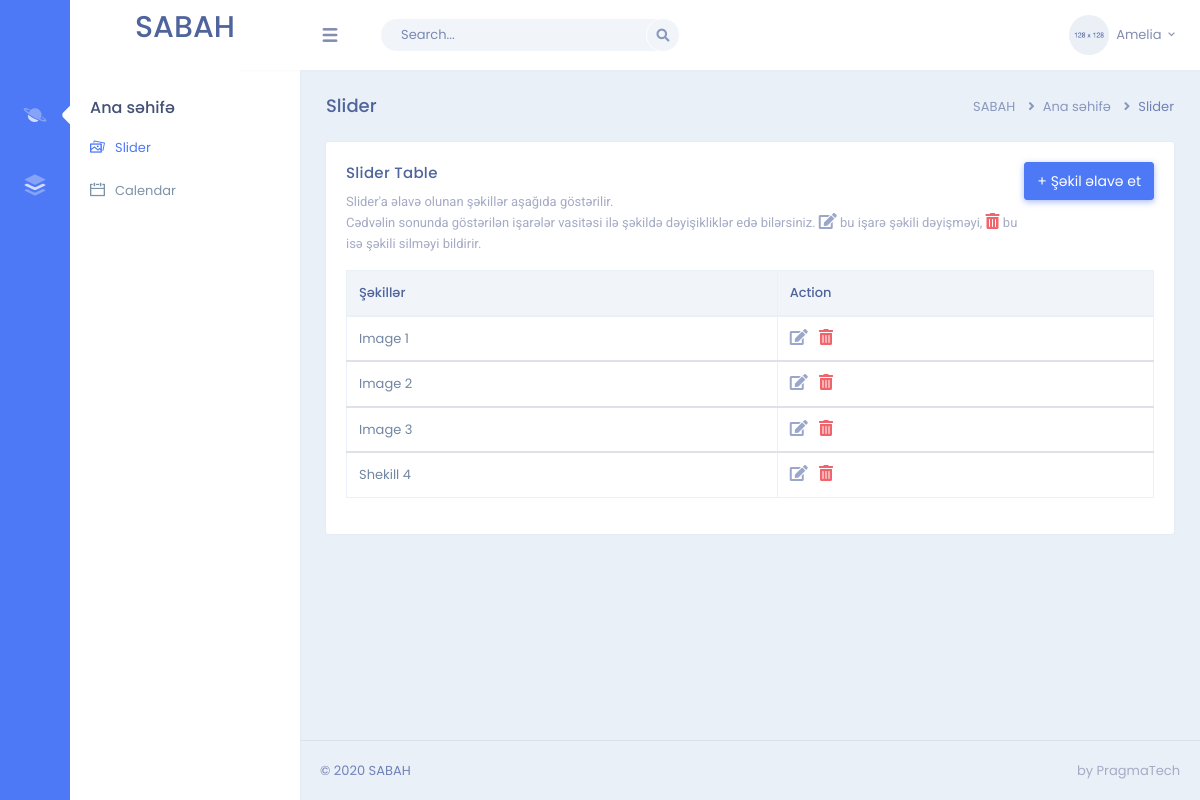
/admin, run on an earlier commit of the app's database.
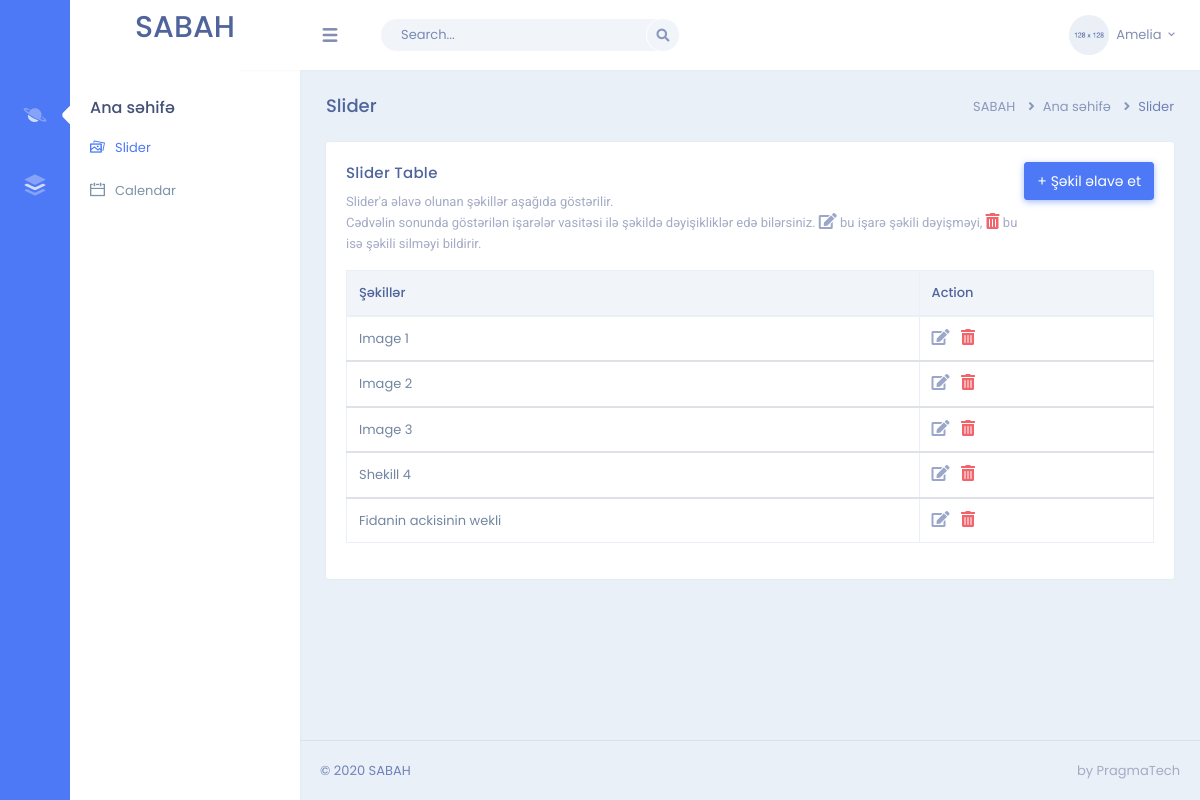
And on a later commit of the database.
### sabah/models.py (models this page shows, shortened)
class Slider(db.Model):
    id = db.Column(db.Integer, primary_key=True)
    image = db.Column(db.String(255), nullable=False)

### sabah/admin/routes.py (the view)
@admin.route('/admin')
def admin_home():
    slider = Slider.query.all()
    return render_template('admin/admin-home.html', slider=slider)

### sabah/templates/admin/admin-home.html (shortened to what this page needs)
<!DOCTYPE html>
<html lang="en">
    <head>
        <link href="{{ url_for('static', filename='css/bootstrap.min.css') }}" rel="stylesheet" type="text/css" />
        <link href="{{ url_for('static', filename='css/icons.css') }}" rel="stylesheet" type="text/css" />
        <link href="{{ url_for('static', filename='css/metisMenu.min.css') }}" rel="stylesheet" type="text/css" />
        <link href="{{ url_for('static', filename='css/style_admin.css') }}" rel="stylesheet" type="text/css" />
    </head>
    <body>
        <div class="topbar">
            <div class="topbar-left">
                <h2>SABAH</h2>
            </div>
            <nav class="navbar-custom">
                <ul class="list-unstyled topbar-nav float-right mb-0">
                    <li class="dropdown">
                        <a class="nav-link dropdown-toggle waves-effect waves-light nav-user" data-toggle="dropdown" href="#" role="button"
                            aria-haspopup="false" aria-expanded="false">
                            <img src="{{ url_for('static', filename='img/user-4.jpg') }}" alt="profile-user" class="rounded-circle" />
                            <span class="ml-1 nav-user-name hidden-sm">Amelia <i class="mdi mdi-chevron-down"></i> </span>
                        </a>
                    </li>
                </ul>
                <ul class="list-unstyled topbar-nav mb-0">
                    <li>
                        <button class="button-menu-mobile nav-link waves-effect waves-light">
                            <i class="dripicons-menu nav-icon"></i>
                        </button>
                    </li>
                    <li class="hide-phone app-search">
                        <form role="search" class="">
                            <input type="text" placeholder="Search..." class="form-control">
                            <a href=""><i class="fas fa-search"></i></a>
                        </form>
                    </li>
                </ul>
            </nav>
        </div>
        <div class="page-wrapper">
            <div class="left-sidenav">
                <div class="main-icon-menu">
                    <nav class="nav">
                        <a href="#Anasehife"  class="nav-link" data-toggle="tooltip-custom" data-placement="top" title="" data-original-title="Ana səhifə">
                        </a>
                        <a href="#Xeberler" class="nav-link" data-toggle="tooltip-custom" data-placement="top" title="" data-original-title="Blog">
                        </a>
                    </nav>
                </div>
                <div class="main-menu-inner">
                    <div class="menu-body slimscroll">
                        <div id="Anasehife" class="main-icon-menu-pane">
                            <div class="title-box">
                                <h6 class="menu-title">Ana səhifə</h6>
                            </div>
                            <ul class="nav">
                                <li class="nav-item"><a class="nav-link" href="{{ url_for('admin.admin_home') }}"><i class="dripicons-photo-group"></i>Slider</a></li>
                                <li class="nav-item"><a class="nav-link" href="{{ url_for('admin.admin_calendar') }}"><i class="dripicons-calendar"></i>Calendar</a></li>
                            </ul>
                        </div>
                    </div>
                </div>
            </div>
            <div class="page-content">
                <div class="container-fluid">
                    <div class="row">
                        <div class="col-sm-12">
                            <div class="page-title-box">
                                <div class="float-right">
                                    <ol class="breadcrumb">
                                        <li class="breadcrumb-item"><a href="javascript:void(0);">SABAH</a></li>
                                        <li class="breadcrumb-item"><a href="javascript:void(0);">Ana səhifə</a></li>
                                        <li class="breadcrumb-item active">Slider</li>
                                    </ol>
                                </div>
                                <h4 class="page-title">Slider</h4>
                            </div>
                        </div>
                    </div>
                    <div class="row">
                        <div class="col-12">
                            <div class="card">
                                <div class="card-body">
                                    <a href="{{url_for("admin.slider_create")}}"><button type="button" class="btn btn-primary waves-effect waves-light float-right mb-3" data-toggle="modal" data-animation="bounce" data-target=".bs-example-modal-lg">+ Şəkil əlavə et</button></a>
                                    <h4 class="mt-0 header-title">Slider Table</h4>
                                    <p class="text-muted mb-3">Slider'a əlavə olunan şəkillər aşağıda göstərilir.<br>Cədvəlin sonunda göstərilən işarələr vasitəsi ilə şəkildə dəyişikliklər edə bilərsiniz.
                                        <i class="fas fa-edit text-info font-16"></i> bu işarə şəkili dəyişməyi, <i class="fas fa-trash-alt text-danger font-16"></i> bu isə şəkili silməyi bildirir.
                                    </p>
                                    <table id="datatable" class="table table-bordered dt-responsive nowrap" style="border-collapse: collapse; border-spacing: 0; width: 100%;">
                                        <thead>
                                        <tr>
                                            <th>Şəkillər</th>
                                            <th>Action</th>
                                        </tr>
                                        </thead>
                                        {% for img in slider %}
                                        <tbody>
                                        <tr>
                                            <td>{{ img.image }}</td>
                                            <td>
                                                <a href="#" class="mr-2"><i class="fas fa-edit text-info font-16"></i></a>
                                                <a href="#"><i class="fas fa-trash-alt text-danger font-16"></i></a>
                                            </td>
                                        </tr>
                                        </tbody>
                                        {% endfor %}
                                    </table>
                                </div>
                            </div>
                        </div>
                    </div>
                </div>
                <footer class="footer text-center text-sm-left">
                    &copy; 2020 SABAH <span class="text-muted d-none d-sm-inline-block float-right">by PragmaTech</span>
                </footer>
            </div>
        </div>
    </body>
</html>

What changed in the data, as far as the page shows it:
added Slider: image "Fidanin ackisinin wekli"
